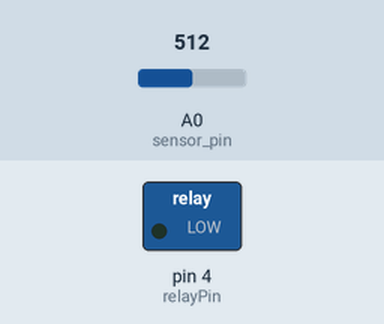
Recording of a sketch running on a simulated Arduino Uno, built with avr-gcc and run on an emulated ATmega328P. On the bench: switched loads named in the sketch (green lamp = pin HIGH). The inputs (shaded band) are chosen by the test bench; at power-on: A0 (sensor_pin) = 512. What the sketch prints to the serial monitor is not drawn.

Above: at 3.2 s.
3.3 s: A0 (sensor_pin) set to 449
5.2 s: A0 (sensor_pin) set to 433
At 7.0 s:
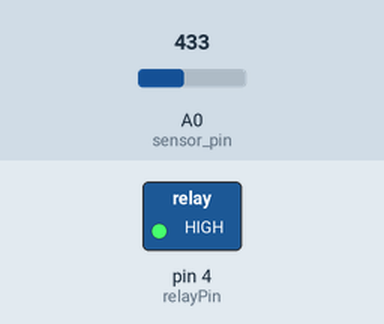
7.5 s: A0 (sensor_pin) set to 511
At 8.5 s:
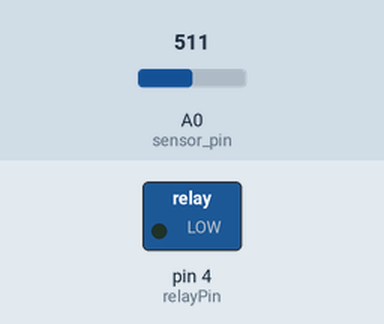
9.5 s: A0 (sensor_pin) set to 306
At 11.3 s:
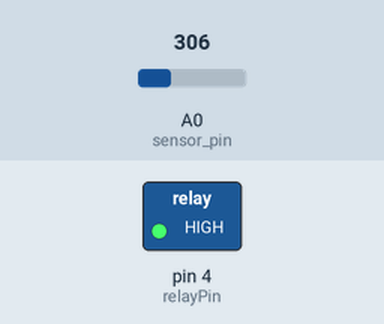
Timing chart, 0 to 12.5 s (numbered marks = the images above; inputs shaded):
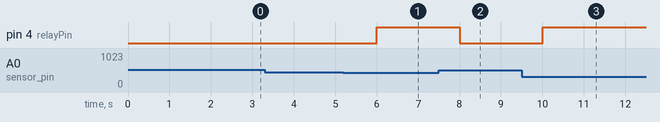

The sketch:

test_aug12a.ino
```cpp
int relayPin = 4;
int sensor_pin = A0;
int output_value ;

void setup ()
{
  Serial.begin(9600);
  pinMode(relayPin, OUTPUT);
  pinMode(sensor_pin, INPUT);
  Serial.println ("Reading From the Sensor ...");
  delay(2000);
}

void loop()
{
  output_value = analogRead(sensor_pin);
  output_value = map (output_value, 550, 10, 0, 100);
  Serial.print ("Moisture : ");
  Serial.print (output_value);
  Serial.print ("%");
  if (output_value < 20){
    digitalWrite (relayPin, LOW);
  }
  else
  {
    digitalWrite (relayPin, HIGH);
  }
  delay (1000);
}
```

Measured:
- the behaviour switches between 443 and 442 on A0 (sensor_pin) (found by bisection; images 0 and 1)
- after the input at 3.3 s, every drawn part: stays the same
- after the input at 5.2 s, pin 4 (relayPin): LOW → HIGH after 0.80 s
- after the input at 7.5 s, pin 4 (relayPin): HIGH → LOW after 0.50 s
- after the input at 9.5 s, pin 4 (relayPin): LOW → HIGH after 0.50 s
